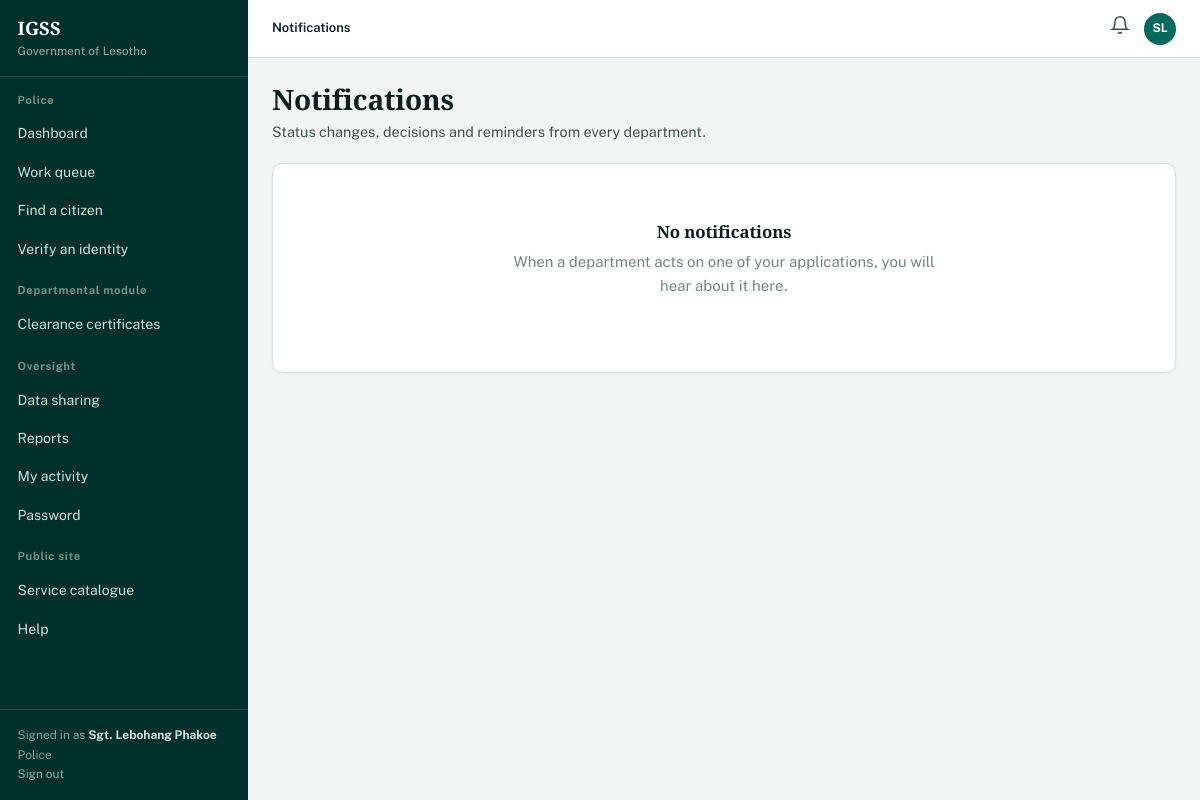
The page /citizen/notifications (signed in) on the database its author committed.
### models.py (models this page shows, shortened)
class Department(db.Model):
    __tablename__ = "departments"
    id = db.Column(db.Integer, primary_key=True)
    code = db.Column(db.String(6), unique=True, nullable=False)
    name = db.Column(db.String(100), nullable=False)
    ministry = db.Column(db.String(120))
    description = db.Column(db.Text)
    contact_phone = db.Column(db.String(30))
    contact_email = db.Column(db.String(120))
    head_office = db.Column(db.String(120))
    employees = db.relationship("Employee", back_populates="department")
    services = db.relationship("Service", back_populates="department")
    applications = db.relationship("Application", back_populates="department")

class Employee(db.Model):
    __tablename__ = "employees"
    id = db.Column(db.Integer, primary_key=True)
    user_id = db.Column(db.Integer, db.ForeignKey("users.id"), unique=True)
    department_id = db.Column(db.Integer, db.ForeignKey("departments.id"))
    employee_no = db.Column(db.String(20), unique=True, nullable=False)
    full_name = db.Column(db.String(120), nullable=False)
    position = db.Column(db.String(80))
    office = db.Column(db.String(80))
    phone = db.Column(db.String(20))
    can_approve = db.Column(db.Boolean, default=False)
    is_manager = db.Column(db.Boolean, default=False)
    created_at = db.Column(db.DateTime, default=datetime.utcnow)
    user = db.relationship("User", back_populates="employee")
    department = db.relationship("Department", back_populates="employees")
    handled = db.relationship("Application", back_populates="officer",
                              foreign_keys="Application.officer_id")

### blueprints/citizen.py (the view)
@citizen_bp.route("/notifications")
@login_required
def notifications():
    return render_template("citizen/notifications.html",
                           items=current_user.notifications)

### models.py (called while the page is built)
@login_manager.user_loader
def load_user(user_id):
    return db.session.get(User, int(user_id))

    @property
    def is_citizen(self):
        return self.role == "citizen"

    @property
    def is_employee(self):
        return self.role == "employee"

    @property
    def display_name(self):
        if self.citizen:
            return f"{self.citizen.first_name} {self.citizen.last_name}"
        if self.employee:
            return self.employee.full_name
        return self.username

    @property
    def initials(self):
        parts = self.display_name.split()
        return "".join(p[0] for p in parts[:2]).upper() or "?"

    @property
    def unread_count(self):
        return sum(1 for n in self.notifications if not n.read)

### templates/citizen/notifications.html (shortened to what this page needs)
{% extends "base.html" %}
{% from "partials/macros.html" import empty %}
{% block crumb %}<strong>Notifications</strong>{% endblock %}
{% block sidebar %}{% include "partials/nav.html" %}{% endblock %}
{% block content %}
<div class="page-head">
  <div><h1>Notifications</h1>
    <p class="lead">Status changes, decisions and reminders from every department.</p></div>
</div>
<div class="panel">
  {% if items %}
    <table>
      <tbody>
        {% for n in items %}
          <tr style="{{ 'background:#FAFCFB' if n.read }}">
            <td class="striped" style="--stripe: {% if n.category == 'success' %}var(--clear)
              {% elif n.category == 'danger' %}var(--stop){% elif n.category == 'warning' %}var(--straw)
              {% else %}var(--info){% endif %}">
              <div style="font-weight:600">{{ n.title }}
                {% if not n.read %}<span class="badge badge-pending">New</span>{% endif %}</div>
              <div class="small">{{ n.message }}</div>
              <div class="small muted">{{ n.created_at|ago }}</div>
            </td>
            <td class="text-right">
              {% if n.link %}<a class="btn btn-outline btn-sm" href="{{ n.link }}">Open</a>{% endif %}
            </td>
          </tr>
        {% endfor %}
      </tbody>
    </table>
  {% else %}
    <div class="panel-body">
      {{ empty("No notifications", "When a department acts on one of your applications, you will hear about it here.") }}
    </div>
  {% endif %}
</div>
{% endblock %}

### templates/base.html (shortened to what this page needs)
<!DOCTYPE html>
<html lang="en">
<head>
<link rel="stylesheet" href="{{ url_for('static', filename='css/style.css') }}">
</head>
<body>
<div class="shell">
  <aside class="sidebar">
    <div class="sidebar-brand">
      <a href="{{ url_for('main.dashboard_router') }}" style="text-decoration:none">
        <span class="crest">{{ SYSTEM_SHORT }}</span>
        <span class="crest-sub">{{ ORGANISATION }}</span>
      </a>
    </div>
    {% block sidebar %}{% endblock %}
    <div class="sidebar-foot">
      Signed in as <strong style="color:#CFE0D9">{{ current_user.display_name }}</strong><br>
      {% if current_user.is_employee and current_user.employee and current_user.employee.department %}
        {{ current_user.employee.department.name }}<br>
      {% elif current_user.is_admin %}
        System administration<br>
      {% endif %}
      <a href="{{ url_for('auth.logout') }}" style="color:#8FB3A7">Sign out</a>
    </div>
  </aside>
  <div class="main">
    <header class="topbar">
      <div class="crumb">{% block crumb %}{% endblock %}</div>
      <div class="topbar-actions">
        <a class="bell" data-bell href="{{ url_for('citizen.notifications') }}"
           aria-label="Notifications" title="Notifications">
          <svg width="20" height="20" viewBox="0 0 24 24" fill="none"
               stroke="currentColor" stroke-width="1.8" stroke-linecap="round">
            <path d="M18 8A6 6 0 0 0 6 8c0 7-3 9-3 9h18s-3-2-3-9"/>
            <path d="M13.7 21a2 2 0 0 1-3.4 0"/>
          </svg>
        </a>
        <span class="avatar" title="{{ current_user.display_name }}">{{ current_user.initials }}</span>
      </div>
    </header>
    <main class="content">
      {% block content %}{% endblock %}
    </main>
  </div>
</div>
</body>
</html>

### templates/partials/nav.html (shortened to what this page needs)
{% set ep = request.endpoint %}
{% if current_user.is_citizen %}
  <div class="sidebar-section">My services</div>
  <ul class="sidebar-nav">
    <li><a href="{{ url_for('citizen.dashboard') }}" class="{{ 'active' if ep == 'citizen.dashboard' }}">Dashboard</a></li>
    <li><a href="{{ url_for('citizen.apply_catalogue') }}" class="{{ 'active' if ep in ['citizen.apply_catalogue','citizen.apply'] }}">Apply for a service</a></li>
    <li><a href="{{ url_for('citizen.applications') }}" class="{{ 'active' if ep in ['citizen.applications','citizen.application_detail'] }}">My applications</a></li>
    <li><a href="{{ url_for('citizen.payments') }}" class="{{ 'active' if ep in ['citizen.payments','citizen.receipt'] }}">Payments</a></li>
  </ul>
  <div class="sidebar-section">My profile</div>
  <ul class="sidebar-nav">
    <li><a href="{{ url_for('citizen.profile') }}" class="{{ 'active' if ep == 'citizen.profile' }}">Personal details</a></li>
    <li><a href="{{ url_for('citizen.records') }}" class="{{ 'active' if ep == 'citizen.records' }}">My records</a></li>
    <li><a href="{{ url_for('citizen.documents') }}" class="{{ 'active' if ep == 'citizen.documents' }}">Document wallet</a></li>
    <li><a href="{{ url_for('citizen.notifications') }}" class="{{ 'active' if ep == 'citizen.notifications' }}">Notifications
      {% if current_user.unread_count %}<span class="pill-count">{{ current_user.unread_count }}</span>{% endif %}</a></li>
    <li><a href="{{ url_for('auth.change_password') }}" class="{{ 'active' if ep == 'auth.change_password' }}">Password</a></li>
  </ul>
{% elif current_user.is_employee %}
  {% set dept = current_user.employee.department if current_user.employee else None %}
  <div class="sidebar-section">{{ dept.name if dept else 'Workspace' }}</div>
  <ul class="sidebar-nav">
    <li><a href="{{ url_for('employee.dashboard') }}" class="{{ 'active' if ep == 'employee.dashboard' }}">Dashboard</a></li>
    <li><a href="{{ url_for('employee.queue') }}" class="{{ 'active' if ep in ['employee.queue','employee.application_detail'] }}">Work queue</a></li>
    <li><a href="{{ url_for('employee.search') }}" class="{{ 'active' if ep in ['employee.search','employee.citizen_profile'] }}">Find a citizen</a></li>
    <li><a href="{{ url_for('employee.verify_identity') }}" class="{{ 'active' if ep == 'employee.verify_identity' }}">Verify an identity</a></li>
  </ul>
  {% if dept %}
    <div class="sidebar-section">Departmental module</div>
    <ul class="sidebar-nav">
      {% if dept.code == 'HA' %}
        <li><a href="{{ url_for('departments.home_affairs') }}" class="{{ 'active' if ep == 'departments.home_affairs' }}">Identity and civil register</a></li>
        <li><a href="{{ url_for('departments.passport') }}" class="{{ 'active' if ep == 'departments.passport' }}">Passport services</a></li>
      {% elif dept.code == 'PAS' %}
        <li><a href="{{ url_for('departments.passport') }}" class="{{ 'active' if ep == 'departments.passport' }}">Passport register</a></li>
      {% elif dept.code == 'POL' %}
        <li><a href="{{ url_for('departments.police') }}" class="{{ 'active' if ep == 'departments.police' }}">Clearance certificates</a></li>
      {% elif dept.code == 'TRF' %}
        <li><a href="{{ url_for('departments.traffic') }}" class="{{ 'active' if ep == 'departments.traffic' }}">Licences and vehicles</a></li>
      {% elif dept.code == 'FIN' %}
        <li><a href="{{ url_for('departments.finance') }}" class="{{ 'active' if ep == 'departments.finance' }}">Revenue and accounts</a></li>
      {% elif dept.code == 'PEN' %}
        <li><a href="{{ url_for('departments.pensions') }}" class="{{ 'active' if ep == 'departments.pensions' }}">Grants and payroll</a></li>
      {% endif %}
    </ul>
  {% endif %}
  <div class="sidebar-section">Oversight</div>
  <ul class="sidebar-nav">
    <li><a href="{{ url_for('employee.access_requests') }}" class="{{ 'active' if ep == 'employee.access_requests' }}">Data sharing</a></li>
    <li><a href="{{ url_for('employee.reports') }}" class="{{ 'active' if ep == 'employee.reports' }}">Reports</a></li>
    <li><a href="{{ url_for('employee.activity') }}" class="{{ 'active' if ep == 'employee.activity' }}">My activity</a></li>
    <li><a href="{{ url_for('auth.change_password') }}" class="{{ 'active' if ep == 'auth.change_password' }}">Password</a></li>
  </ul>
{% endif %}
<div class="sidebar-section">Public site</div>
<ul class="sidebar-nav">
  <li><a href="{{ url_for('main.services') }}">Service catalogue</a></li>
  <li><a href="{{ url_for('main.help_page') }}">Help</a></li>
</ul>

### static/css/style.css (style rules this page uses)
:root { --green-900: #00302B; --green-800: #00453D; --green-700: #016A5D; --green-100: #E3EFEA; --ink: #0B1F1B; --ink-soft: #40514B; --ink-faint: #74857E; --paper: #F2F5F3; --surface: #FFFFFF; --rule: #D6DEDA; --rule-soft: #E8EEEB; --straw: #C89B2C; --straw-bg: #FBF3DE; --clear: #1F7A4D; --clear-bg: #E3F2E9; --stop: #A3302B; --stop-bg: #FBE9E8; --info: #1F3D6B; --info-bg: #E7EDF6; --dept-HA: #00453D; --dept-POL: #1F3D6B; --dept-TRF: #8A5A17; --dept-FIN: #0F5F63; --dept-PEN: #5B3A6E; --dept-PAS: #7A2E33; --sans: "Public Sans", -apple-system, "Segoe UI", Roboto, sans-serif; --slab: "Zilla Slab", Georgia, serif; --r-sm: 3px; --r-md: 6px; --r-lg: 10px; --shadow-low: 0 1px 2px rgba(11, 31, 27, .06); --shadow-mid: 0 4px 16px rgba(11, 31, 27, .10); --sidebar-w: 248px; }
* { box-sizing: border-box; }
html { -webkit-text-size-adjust: 100%; }
body { margin: 0; font-family: var(--sans); font-size: 15px; line-height: 1.6; color: var(--ink); background: var(--paper); font-variant-numeric: tabular-nums; }
h1, h2, h3, h4 { font-family: var(--slab); font-weight: 600; letter-spacing: -0.005em; color: var(--ink); margin: 0 0 .5rem; line-height: 1.25; }
h1 { font-size: 1.75rem; }
p { margin: 0 0 1rem; max-width: 72ch; }
a { color: var(--green-700); text-decoration: none; }
.shell { display: flex; min-height: 100vh; }
.sidebar { width: var(--sidebar-w); flex: 0 0 var(--sidebar-w); background: var(--green-900); color: #CFE0D9; display: flex; flex-direction: column; position: sticky; top: 0; height: 100vh; overflow-y: auto; }
.sidebar-brand { padding: 1.1rem 1.1rem .9rem; border-bottom: 1px solid rgba(255,255,255,.10); }
.sidebar-brand .crest { font-family: var(--slab); font-size: 1.15rem; font-weight: 600; color: #fff; display: block; line-height: 1.1; }
.sidebar-brand .crest-sub { font-size: .72rem; color: #8FB3A7; letter-spacing: .02em; }
.sidebar-section { padding: .9rem 1.1rem .3rem; font-size: .7rem; font-weight: 700; color: #6E9488; letter-spacing: .06em; }
.sidebar-nav { list-style: none; margin: 0; padding: 0 .5rem; }
.sidebar-nav a { display: flex; align-items: center; gap: .6rem; padding: .5rem .6rem; color: #CFE0D9; border-radius: var(--r-md); font-size: .875rem; text-decoration: none; transition: background .12s ease; }
.sidebar-foot { margin-top: auto; padding: 1rem 1.1rem; border-top: 1px solid rgba(255,255,255,.10); font-size: .75rem; color: #7FA396; }
.main { flex: 1; min-width: 0; display: flex; flex-direction: column; }
.topbar { background: var(--surface); border-bottom: 1px solid var(--rule); padding: .65rem 1.5rem; display: flex; align-items: center; gap: 1rem; position: sticky; top: 0; z-index: 20; }
.topbar .crumb { font-size: .8125rem; color: var(--ink-faint); }
.topbar .crumb strong { color: var(--ink); font-weight: 600; }
.topbar-actions { margin-left: auto; display: flex; align-items: center; gap: .6rem; }
.avatar { width: 32px; height: 32px; border-radius: 50%; background: var(--green-700); color: #fff; display: grid; place-items: center; font-size: .75rem; font-weight: 700; flex: 0 0 32px; }
.bell { position: relative; color: var(--ink-soft); padding: .3rem; }
.content { padding: 1.5rem; flex: 1; }
.page-head { display: flex; align-items: flex-end; gap: 1rem; flex-wrap: wrap; margin-bottom: 1.25rem; }
.page-head h1 { margin: 0; }
.page-head .lead { color: var(--ink-soft); margin: .15rem 0 0; font-size: .9rem; }
.panel { background: var(--surface); border: 1px solid var(--rule); border-radius: var(--r-lg); box-shadow: var(--shadow-low); }
.panel-body { padding: 1.1rem; }

### rows shown on the page
Department: name "Police", employee.department.name "Police"
Employee: display_name "Sgt. Lebohang Phakoe", initials "SL"

### other values the page prints
{{ SYSTEM_SHORT }} "IGSS"
{{ ORGANISATION }} "Government of Lesotho"
{{ heading }} "No notifications"
{{ detail }} "When a department acts on one of your applications, you will hear about it here."
